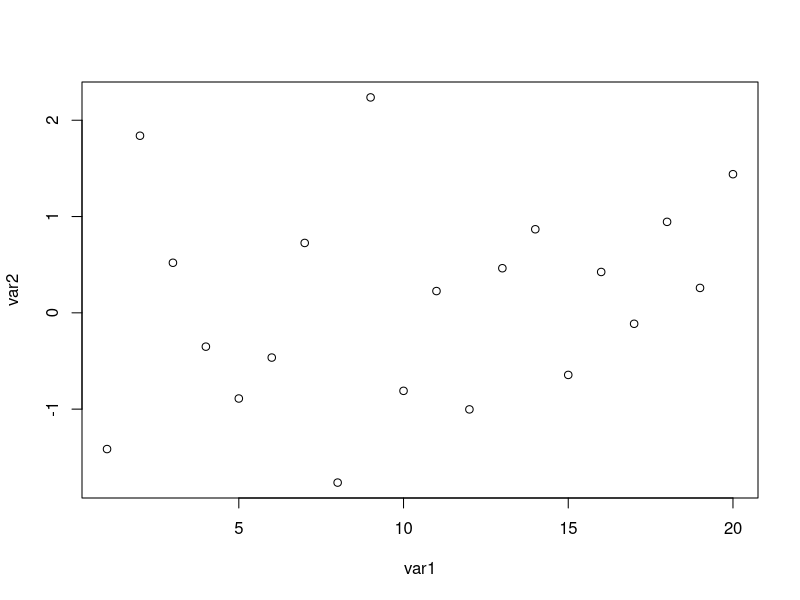
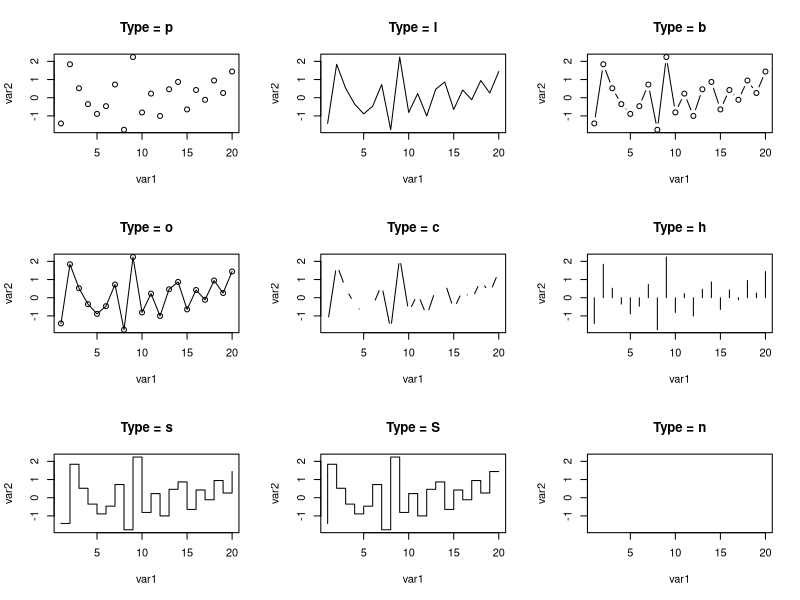
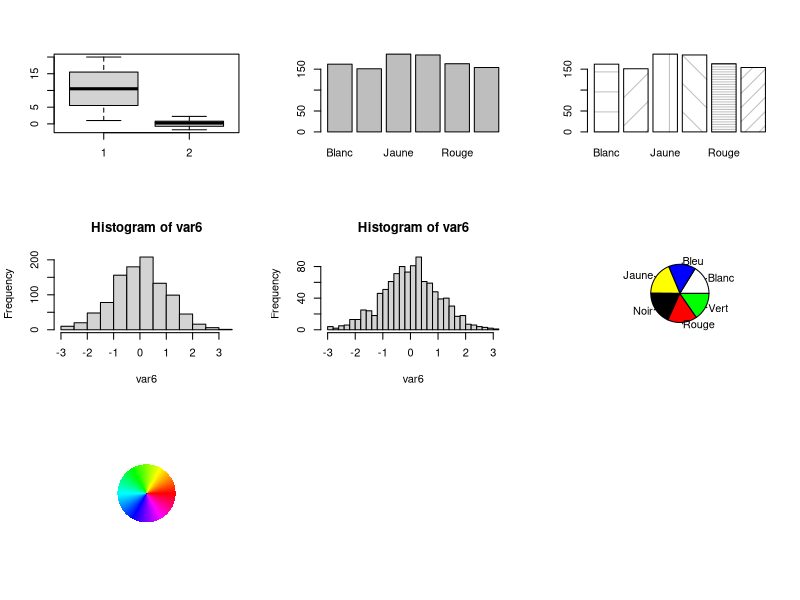
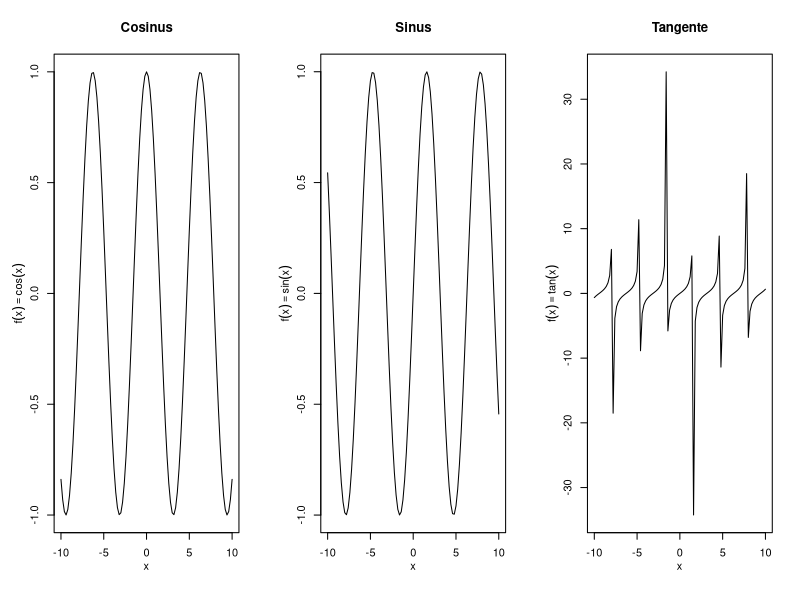
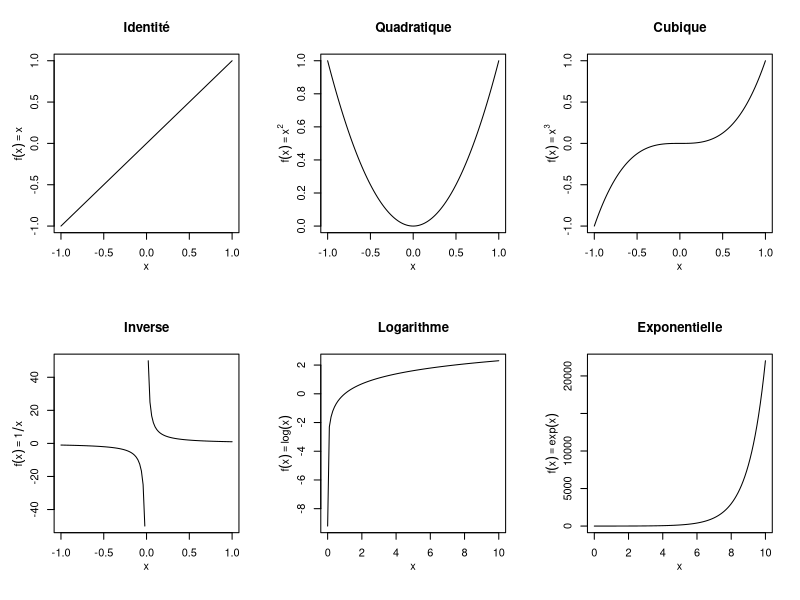

Write the R code that produced these figures, in order.
## ---- chunk 1
(var1 <- seq(from = 1, to = 20, by = 1))
## ---- chunk 2
(var2 <- rnorm(n = 20, mean = 0, sd = 1))
## ---- chunk 3
plot(x = var1, y = var2)
## ---- chunk 4
par(mfrow = c(3, 3))
plot(var1, var2, type = "p", main = "Type = p")
plot(var1, var2, type = "l", main = "Type = l")
plot(var1, var2, type = "b", main = "Type = b")
plot(var1, var2, type = "o", main = "Type = o")
plot(var1, var2, type = "c", main = "Type = c")
plot(var1, var2, type = "h", main = "Type = h")
plot(var1, var2, type = "s", main = "Type = s")
plot(var1, var2, type = "S", main = "Type = S")
plot(var1, var2, type = "n", main = "Type = n")
## ---- chunk 5
boxplot(var1, var2)
## ---- chunk 6
boxplot(var2, plot = FALSE)
## ---- chunk 7
(nom <- c("Vert", "Jaune", "Rouge", "Blanc", "Bleu", "Noir"))
## ---- chunk 8
echn <- sample(x = nom, size = 1000, replace = TRUE)
echn[1:20]
## ---- chunk 9
(var4 <- table(echn))
## ---- chunk 10
barplot(var4)
## ---- chunk 11
(var5 <- var4/sum(var4))
## ---- chunk 12
barplot(var4, density = c(rep(5, 4), 40, 10), angle = c(0, 45, 90, 135))
## ---- chunk 13
var6 <- rnorm(n = 1000)
var6[1:20]
## ---- chunk 14
hist(var6)
## ---- chunk 15
hist(var6, plot = FALSE)
## ---- chunk 16
hist(var6, breaks = 30)
## ---- chunk 17
pie(var4, col = c("white", "blue", "yellow", "black", "red", "green"))
## ---- chunk 18
pie(rep(1, 250), col = rainbow(250), border = NA, labels = "")
## ---- chunk 19
par(mfrow = c(1, 3), mgp = c(2, 1, 0))
txt <- expression(f(x)==cos(x))
curve(cos(x), from = -10, to = 10, main = "Cosinus", ylab = txt)
txt <- expression(f(x)==sin(x))
curve(sin(x), from = -10, to = 10, main = "Sinus", ylab = txt)
txt <- expression(f(x)==tan(x))
curve(tan(x), from = -10, to = 10, main = "Tangente", ylab = txt)
## ---- chunk 20
par(mfrow = c(2, 3), mgp = c(2, 1, 0))
txt <- expression(f(x)==x)
curve(x^1, from = -1, to = 1, main = "Identité", ylab = txt)
txt <- expression(f(x)==x^2)
curve(x^2, from = -1, to = 1, main = "Quadratique", ylab = txt)
txt <- expression(f(x)==x^3)
curve(x^3, from = -1, to = 1, main = "Cubique", ylab = txt)
txt <- expression(f(x)==1/x)
curve(1/x, from = -1, to = 1, main = "Inverse", ylab = txt)
txt <- expression(f(x)==log(x))
curve(log(x), from = 0.0001, to = 10, main = "Logarithme", ylab = txt)
txt <- expression(f(x)==exp(x))
curve(exp(x), from = 0.0001, to = 10, main = "Exponentielle", ylab = txt)
